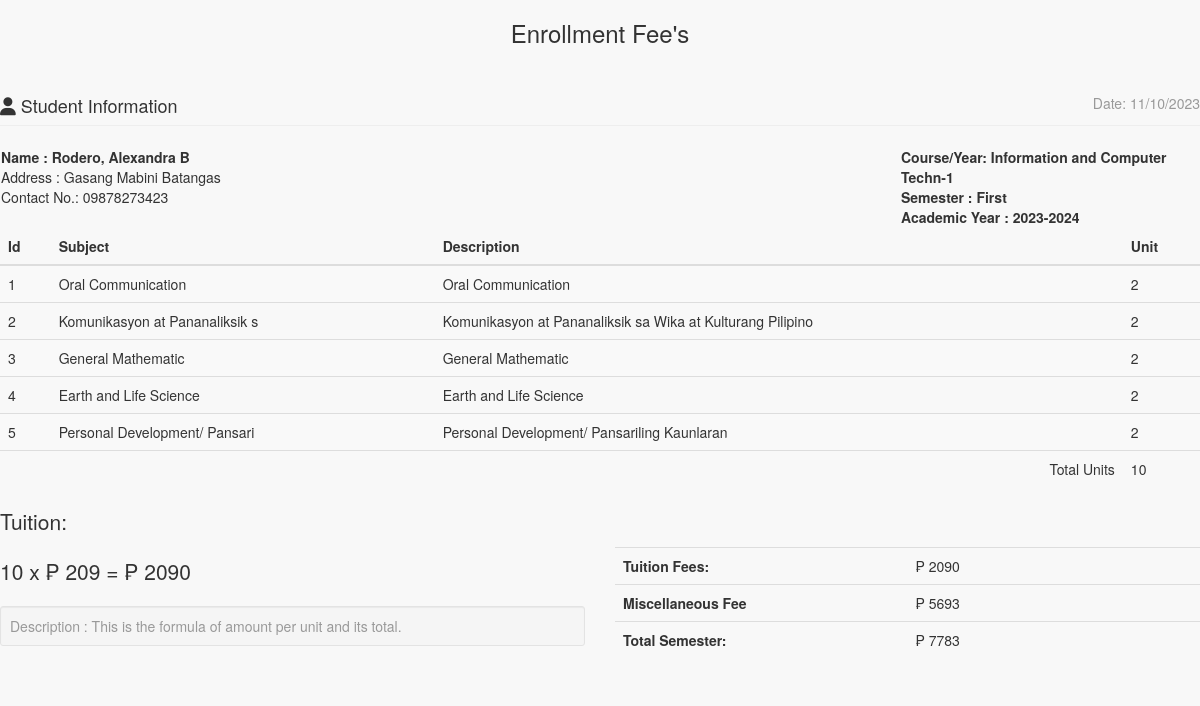
Page /admin/enrollees/statementaccnt.php?IDNO=10000004 on the committed database.
### tables this page shows
CREATE TABLE `tblstudent` (
  `S_ID` int(11) NOT NULL,
  `IDNO` int(20) NOT NULL,
  `FNAME` varchar(40) NOT NULL,
  `LNAME` varchar(40) NOT NULL,
  `MNAME` varchar(40) NOT NULL,
  `SEX` varchar(10) NOT NULL DEFAULT 'Male',
  `BDAY` date NOT NULL,
  `BPLACE` text NOT NULL,
  `STATUS` varchar(30) NOT NULL,
  `AGE` int(30) NOT NULL,
  `NATIONALITY` varchar(40) NOT NULL,
  `RELIGION` varchar(255) NOT NULL,
  `CONTACT_NO` varchar(40) NOT NULL,
  `HOME_ADD` text NOT NULL,
  `ACC_USERNAME` varchar(255) NOT NULL,
  `ACC_PASSWORD` text NOT NULL,
  `student_status` text NOT NULL,
  `YEARLEVEL` int(11) NOT NULL,
  `STUDSECTION` int(11) NOT NULL,
  `COURSE_ID` int(11) NOT NULL,
  `STUDPHOTO` varchar(255) NOT NULL,
  `SEMESTER` varchar(30) NOT NULL,
  `SYEAR` varchar(30) NOT NULL,
  `NewEnrollees` tinyint(1) NOT NULL,
  `file` varchar(225) NOT NULL,
  `enrollment_status` varchar(225) NOT NULL
);

CREATE TABLE `course` (
  `COURSE_ID` int(11) NOT NULL,
  `COURSE_NAME` varchar(30) NOT NULL,
  `COURSE_LEVEL` varchar(50) NOT NULL DEFAULT '1',
  `COURSE_MAJOR` varchar(30) NOT NULL DEFAULT 'None',
  `COURSE_DESC` varchar(255) NOT NULL,
  `DEPT_ID` int(11) NOT NULL,
  `SETSEMESTER` varchar(90) NOT NULL
);

CREATE TABLE `subject` (
  `SUBJ_ID` int(11) NOT NULL,
  `SUBJ_CODE` varchar(30) NOT NULL,
  `SUBJ_DESCRIPTION` varchar(255) NOT NULL,
  `UNIT` int(2) NOT NULL,
  `PRE_REQUISITE` varchar(30) NOT NULL DEFAULT 'None',
  `COURSE_ID` int(11) NOT NULL,
  `AY` varchar(30) NOT NULL,
  `SEMESTER` varchar(20) NOT NULL,
  `PreTaken` tinyint(1) NOT NULL
);

### include/database.php (called while the page is built, shortened)
<?php
class Database {
	var $sql_string = '';
	public $conn;
	public function open_connection() {
		$this->conn = mysqli_connect(server,user,pass);
		if(!$this->conn){
			echo "Problem in database connection! Contact administrator!";
			exit();
		}else{
			$db_select = mysqli_select_db($this->conn,database_name);
		}
	}
	function setQuery($sql='') {
		$this->sql_string=$sql;
	}
	function executeQuery() {
		$result = mysqli_query($this->conn,$this->sql_string);
		return $result;
	}
	private function confirm_query($result) {
		return $result;
	}
	function loadResultList( $key='' ) {
		$cur = $this->executeQuery();
		$array = array();
		while ($row = mysqli_fetch_object($cur)) {
			if ($key) {
				$array[$row->$key] = $row;
			} else {
				$array[] = $row;
			}
		}
		return $array;
	}
	function loadSingleResult() {
		$cur = $this->executeQuery();
		while ($row = mysqli_fetch_object($cur)) {
		return $data = $row;
		}
	}
}
$mydb = new Database();
?>

### include/students.php (called while the page is built, shortened)
<?php
require_once(LIB_PATH.DS.'database.php');
class Student {
	protected static  $tblname = "tblstudent";
	function single_student($id=""){
			global $mydb;
			$mydb->setQuery("SELECT * FROM ".self::$tblname."
				Where IDNO= '{$id}' LIMIT 1");
			$cur = $mydb->loadSingleResult();
			return $cur;
	}
}
?>

### include/courses.php (called while the page is built, shortened)
<?php
require_once(LIB_PATH.DS.'database.php');
class Course {
	protected static  $tblname = "course";
	function single_course($id=""){
			global $mydb;
			$mydb->setQuery("SELECT * FROM ".self::$tblname."
				Where COURSE_ID= '{$id}' LIMIT 1");
			$cur = $mydb->loadSingleResult();
			return $cur;
	}
}
?>

### admin/enrollees/statementaccnt.php (the view, shortened to what this page needs)
<?php
require_once("../../include/initialize.php");
?>
<!DOCTYPE html>
<html>
<head>
  <link href="<?php echo web_root; ?>admin/css/bootstrap.min.css" rel="stylesheet">
    <link href="<?php echo web_root; ?>admin/css/metisMenu.min.css" rel="stylesheet">
    <link href="<?php echo web_root; ?>admin/css/timeline.css" rel="stylesheet">
    <link href="<?php echo web_root; ?>admin/css/sb-admin-2.css" rel="stylesheet">
   <link href="<?php echo web_root; ?>admin/css/morris.css" rel="stylesheet">
    <link href="<?php echo web_root; ?>admin/font/css/font-awesome.min.css" rel="stylesheet" type="text/css">
  <link href="<?php echo web_root; ?>admin/font/font-awesome.min.css" rel="stylesheet" type="text/css">
    <link href="<?php echo web_root; ?>admin/css/dataTables.bootstrap.css" rel="stylesheet">
<link href="<?php echo web_root; ?>css/bootstrap-datetimepicker.min.css" rel="stylesheet" media="screen">
 <link href="<?php echo web_root; ?>css/datepicker.css" rel="stylesheet" media="screen">
 <link href="<?php echo web_root; ?>admin/css/costum.css" rel="stylesheet">
</head>
<body onload="window.print();">
<div class="wrapper">
    <section class="invoice">
      <div class="row">
        <h3 align="center">Enrollment Fee's</h3>
      </div>
      <div class="row">
        <div class="col-xs-12">
          <h4 class="page-header">
            <i class="fa fa-user"></i> Student Information
            <small class="pull-right">Date: <?php echo date('m/d/Y'); ?></small>
          </h4>
        </div>
      </div>
      <?php
      $student = New Student();
      $stud = $student->single_student($_GET['IDNO']);
      ?>
      <table>
        <tr>
          <td width="75%" colspan="2" >
            <address>
            <b>Name : <?php echo $stud->LNAME. ', ' .$stud->FNAME .' ' .$stud->MNAME;?></b><br>
            Address : <?php echo $stud->HOME_ADD;?><br>
            Contact No.: <?php echo $stud->CONTACT_NO;?><br>
          </address>
          </td>
          <td >
             <b>Course/Year:  <?php
            $course = New Course();
            $singlecourse = $course->single_course($stud->COURSE_ID);
            echo $_SESSION['COURSE_YEAR'] = $singlecourse->COURSE_NAME.'-'.$singlecourse->COURSE_LEVEL;
            ?></b><br>
          <b>Semester : <?php echo $_SESSION['SEMESTER']; ?></b> <br/>
          <b>Academic Year : <?php echo $_SESSION['SY']; ?></b>
          </td>
        </tr>
      </table>
<?php
  if (isset($_SESSION['admingvCart'])){
?>
<div class="row">
  <div class="col-xs-12 table-responsive">
    <table class="table table-striped">
      <thead>
      <tr>
        <th>Id</th>
        <th>Subject</th>
        <th>Description</th>
        <th>Unit</th>
      </tr>
      </thead>
      <tbody>
      <?php
        $totunit = 0;
             $count_cart = count($_SESSION['admingvCart']);
                for ($i=0; $i < $count_cart  ; $i++) {
                    $query = "SELECT * FROM `subject` s, `course` c WHERE s.COURSE_ID=c.COURSE_ID AND SUBJ_ID=" . $_SESSION['admingvCart'][$i]['subjectid'];
                     $mydb->setQuery($query);
                     $cur = $mydb->loadResultList();
                      foreach ($cur as $result) {
                         echo '<tr>';
                          echo '<td>' . $result->SUBJ_ID.'</a></td>';
                          echo '<td>'. $result->SUBJ_CODE.'</td>';
                          echo '<td>'. $result->SUBJ_DESCRIPTION.'</td>';
                          echo '<td>' . $result->UNIT.'</a></td>';
                          echo '</tr>';
                          $totunit +=  $result->UNIT;
                      }
                }
          ?>
      </tbody>
     </table>
<?php
}else{
?>
    <table class="table table-striped">
      <thead>
      <tr>
        <th>Id</th>
        <th>Subject</th>
        <th>Description</th>
        <th>Unit</th>
      </tr>
      </thead>
      <tbody>
      <?php
       $totunit = 0;
      $mydb->setQuery("SELECT * FROM `subject` s, `course` c
        WHERE s.COURSE_ID=c.COURSE_ID AND s.COURSE_ID=".$_SESSION['COURSEID']." AND SEMESTER='".$_SESSION['SEMESTER']."'");
      $cur = $mydb->loadResultList();
      foreach ($cur as $result) {
        echo '<tr>';
        echo '<td>'.$result->SUBJ_ID.'</td>';
        echo '<td>'.$result->SUBJ_CODE.'</td>';
        echo '<td>'.$result->SUBJ_DESCRIPTION.'</td>';
        echo '<td>'.$result->UNIT.'</td>';
        echo '</tr>';
        $totunit +=  $result->UNIT;
      }
      ?>
      <tr>
      <td colspan="3" align="right" >Total Units</td>
      <td><?php echo $totunit;?></td>
      </tr>
      </tbody>
    </table>
<?php
}
?>
   <div class="row">
        <div class="col-xs-6">
          <p class="lead">Tuition:</p>
        <p class="lead">
          <?php
           $perunit = 209;
           $entrancefee = 5693;
           $subtot = $totunit * $perunit;
           $totsem = $entrancefee + $subtot;
           echo $totunit .' x  &#8369 ' . $perunit . ' =  &#8369 ' . $subtot ;
           ?>
          </p>
          <p class="text-muted well well-sm no-shadow" style="margin-top: 10px;">
           Description : This is the formula of amount per unit and its total.
          </p>
        </div>
        <div class="col-xs-6">
         <br/>
         <br/>
            <table class="table">
              <tr>
                <th style="width:50%">Tuition Fees:</th>
                <td>  &#8369 <?php echo  $subtot; ?></td>
              </tr>
              <tr>
                <th>Miscellaneous Fee</th>
                <td>  &#8369 <?php echo  $entrancefee  ; ?></td>
              </tr>
              <tr>
                <th>Total Semester:</th>
                <td>  &#8369 <?php echo  $totsem; ?>
                </td>
              </tr>
            </table>
          </div>
      </div>
    </section>
    </div>
 </body>
 </html>

### admin/css/sb-admin-2.css (style rules this page uses)
body { background-color: #f8f8f8; }

### rows in the picture
tblstudent: LNAME "Rodero", FNAME "Alexandra", MNAME "B", HOME_ADD "Gasang Mabini Batangas", CONTACT_NO "09878273423"
course: COURSE_NAME+COURSE_LEVEL "Information and Computer Techn-1"
subject: SUBJ_ID "1", SUBJ_CODE "Oral Communication", SUBJ_DESCRIPTION "Oral Communication", UNIT "2"
subject: SUBJ_ID "2", SUBJ_CODE "Komunikasyon at Pananaliksik s", SUBJ_DESCRIPTION "Komunikasyon at Pananaliksik sa Wika at Kulturang Pilipino", UNIT "2"
subject: SUBJ_ID "3", SUBJ_CODE "General Mathematic", SUBJ_DESCRIPTION "General Mathematic", UNIT "2"
subject: SUBJ_ID "4", SUBJ_CODE "Earth and Life Science", SUBJ_DESCRIPTION "Earth and Life Science", UNIT "2"
subject: SUBJ_ID "5", SUBJ_CODE "Personal Development/ Pansari", SUBJ_DESCRIPTION "Personal Development/ Pansariling Kaunlaran", UNIT "2"

### other values in the picture
$_SESSION['SEMESTER'] "First"
$_SESSION['SY'] "2023-2024"
$totunit "10"
$perunit "209"
$subtot "2090"
$entrancefee "5693"
$totsem "7783"
